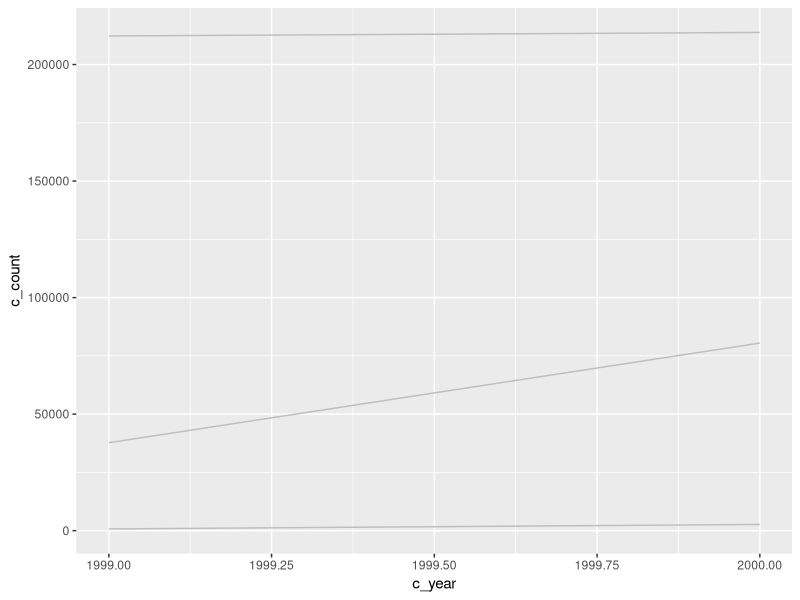

Generate this figure with R:
## ---- chunk 1
knitr::opts_chunk$set(echo = TRUE)
library(tidyverse)
## ---- chunk 2
table1 #Pais, año, casos y poblacion
table2 #Pais año, tipo de dato, dato
table3 #Pais, año, ratio
table4a #Pais, casos en 1999, casos en 2000
table4b # Pais, poblacion 99 y poblacion 00
table5 #Pais, siglo-1, dos ultimos digitos del año, ratio
## ---- chunk 3
casos <- filter(table2, type == "cases")
names(casos) = c("c_country", "c_year", "c_type", "c_count")
pop <- filter(table2, type == "population")
names(pop) = c("p_country", "p_year", "p_type", "p_count")
tabla <- cbind(casos,pop)
mutate(tabla,
       rate = c_count/p_count*100000) #Casos por 100.000 habitantes
## ---- chunk 4
tabla %>%
  ggplot(aes(c_year, c_count)) +
  geom_line(aes(group = c_country), color = "grey")
#Para hacerlo igual tendriamos que ayudarnos de la transformacion que hemos hecho antes
## ---- chunk 5
roi <- tibble(
  year = c(rep(2016,4), rep(2017,4), 2018),
  quarter = c(rep(c(1,2,3,4),2),1),
  return = rnorm(9, mean = 0.5, sd = 1)
)

roi %>%
  spread(year, return) %>%
  gather("year", "return", `2016`:`2018`)

#Año era un entero y ahora es un character
## ---- chunk 6
#if TRUE will automatically convert values to logical, integer, numeric, complex or factor as appropriate
## ---- chunk 7
table4a %>% gather(`1999`,`2000`, key = "year", value = "cases")
## ---- chunk 8
people <- tribble(
  ~name,         ~key,   ~value,
  #-------------|-------|-------
  "Juan Gabriel", "age",     30,
  "Juan Gabriel", "weight",  71,
  "Juan Gabriel", "age",     18,
  "Ricardo",      "age",     55,
  "Ricardo",      "age",     75,
)
